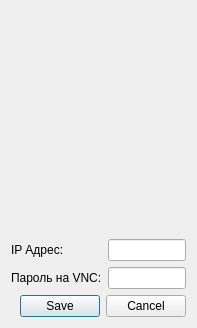
<?xml version="1.0" encoding="UTF-8"?>
<ui version="4.0">
 <class>AddPCDialog</class>
 <widget class="QDialog" name="AddPCDialog">
  <property name="geometry">
   <rect>
    <x>0</x>
    <y>0</y>
    <width>197</width>
    <height>328</height>
   </rect>
  </property>
  <property name="windowTitle">
   <string/>
  </property>
  <layout class="QGridLayout" name="gridLayout_2">
   <item row="1" column="0">
    <widget class="QLabel" name="label_3">
     <property name="text">
      <string>IP Адрес:</string>
     </property>
    </widget>
   </item>
   <item row="1" column="1">
    <widget class="QLineEdit" name="lineEditIP"/>
   </item>
   <item row="3" column="0" colspan="2">
    <widget class="QDialogButtonBox" name="buttonBox">
     <property name="standardButtons">
      <set>QDialogButtonBox::Cancel|QDialogButtonBox::Save</set>
     </property>
    </widget>
   </item>
   <item row="0" column="0" colspan="2">
    <widget class="QFrame" name="frameType">
     <layout class="QGridLayout" name="gridLayout"/>
    </widget>
   </item>
   <item row="2" column="0">
    <widget class="QLabel" name="label">
     <property name="text">
      <string>Пароль на VNC:</string>
     </property>
    </widget>
   </item>
   <item row="2" column="1">
    <widget class="QLineEdit" name="lineEditVNCPass"/>
   </item>
  </layout>
 </widget>
 <resources/>
 <connections/>
</ui>
